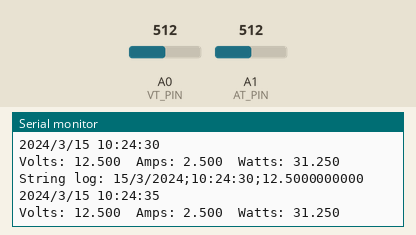
A sketch run on a simulated Arduino Mega 2560, built with avr-gcc and run on an emulated ATmega2560. Parts: the last lines printed to the serial monitor. The test bench sets the inputs (shaded band); at power-on: A0 (VT_PIN) = 512, A1 (AT_PIN) = 512. The local clock reads 2024-03-15 10:24:30 at power-on unless the sketch sets it; storage starts empty.

Above: at 5.8 s.
5.9 s: A0 (VT_PIN) set to 716
At 10.5 s:
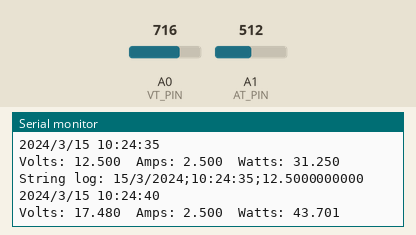
11.9 s: A1 (AT_PIN) set to 716
At 16.1 s:
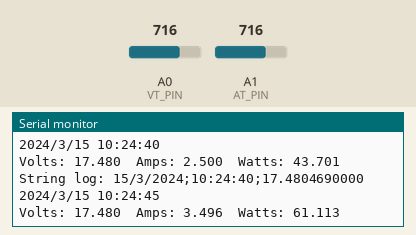
17.9 s: A0 (VT_PIN) set to 900
At 20.6 s:
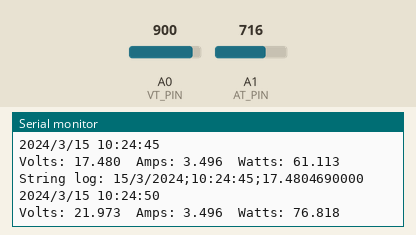
23.9 s: A1 (AT_PIN) set to 900
At 26.2 s:
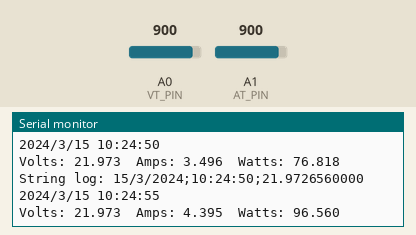
Timing chart, 0 to 27.7 s (numbered marks = the images above; inputs shaded):
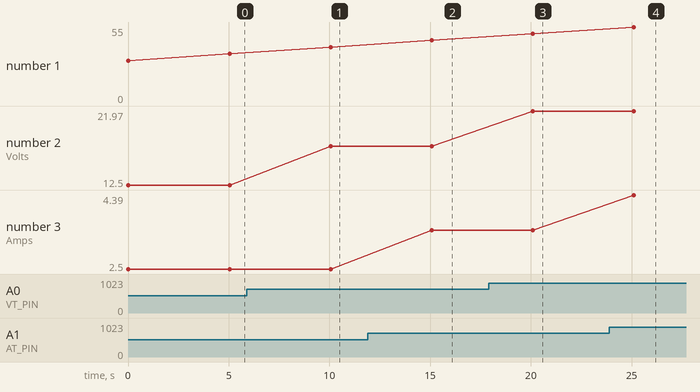

Measured:
- after the input at 5.9 s, the serial monitor: prints a new line after 4.2 s (image 1)
- after the input at 11.9 s, the serial monitor: prints a new line after 3.2 s (image 2)
- after the input at 17.9 s, the serial monitor: prints a new line after 2.2 s (image 3)
- after the input at 23.9 s, the serial monitor: prints a new line after 1.2 s (image 4)
- plotted number 2: 12.5 → 17.48 after the input at 5.9 s, 17.48 → 21.97 after the input at 17.9 s
- plotted number 3: 2.5 → 3.5 after the input at 11.9 s, 3.5 → 4.39 after the input at 23.9 s

The sketch:

log-max471-to-sd-rtc.ino
```cpp
#include <Wire.h>
#include "RTClib.h"
#include <SPI.h>
#include <SD.h>

#define VT_PIN A0
#define AT_PIN A1
RTC_DS1307 RTC;

// 10 for arduino, 53 for arduino mega
const int chipSelect = 53;

void setup() {
  // Open serial communications and wait for port to open:
  Serial.begin(115200);
  Serial.print("Initializing SD card...");

  // see if the card is present and can be initialized:
  if (!SD.begin(chipSelect)) {
    Serial.println("Card failed, or not present");
    // don't do anything more:
    return;
  }
  Serial.println("card initialized.");

  Wire.begin();
  RTC.begin();

  if (! RTC.isrunning()) {
    Serial.println("RTC is NOT running!");
    // following line sets the RTC to the date & time this sketch was compiled
    RTC.adjust(DateTime(__DATE__, __TIME__));
  }
}

void loop() {

  // lettura
  int vt_read = analogRead(VT_PIN);
  int at_read = analogRead(AT_PIN);

  float voltage = vt_read * (5.0 / 1024.0) * 5.0;
  float current = at_read * (5.0 / 1024.0);
  float watts = voltage * current;

  DateTime now = RTC.now();
  Serial.print(now.year(), DEC);
  Serial.print('/');
  Serial.print(now.month(), DEC);
  Serial.print('/');
  Serial.print(now.day(), DEC);
  Serial.print(' ');
  Serial.print(now.hour(), DEC);
  Serial.print(':');
  Serial.print(now.minute(), DEC);
  Serial.print(':');
  Serial.print(now.second(), DEC);
  Serial.println();


  Serial.print("Volts: ");
  Serial.print(voltage, 3);
  Serial.print("\tAmps: ");
  Serial.print(current,3);
  Serial.print("\tWatts: ");
  Serial.println(watts,3);

  delay(5000);


  // make a string for assembling the data to log:
  String logString = "";
  // append to the string:
  logString = String(now.day(),DEC)+"/"+String(now.month(),DEC)+"/"+String(now.year(),DEC);
  logString += ";"+ String(now.hour(),DEC) + ":"+String(now.minute(),DEC) + ":"+String(now.second(),DEC);
  logString += ";"+String(voltage, DEC);
  // print to the serial port too:
  Serial.print("String log: ");
  Serial.println(logString);

  // open the file. note that only one file can be open at a time,
  // so you have to close this one before opening another.
  File logFile = SD.open("vartclog.txt", FILE_WRITE);

  // if the file is available, write to it:
  if (logFile) {

    logFile.println(logString);
    logFile.close();
  }
  // if the file isn't open, pop up an error:
  else {
    Serial.println("error opening file log");
  }
}
```
